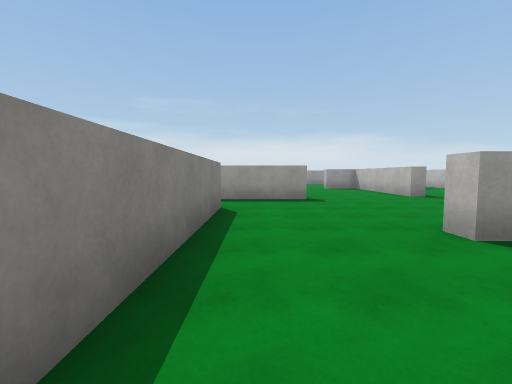
View 1 (above)

23 first-person views from a walk through a scene from a Unity 3-D project. The camera is 1.5 m above the floor, tilts 4° down and sees 90° across. The floor is counted in squares, 2 m on a side. Each view is taken from the middle of a square. On the plan, view 1 faces up. The plan holds only what a view shows up to about 9 squares ahead; the rest is blank. The place goes on beyond the plan. Surface patterns are stand-ins for the level's own textures.

View 2
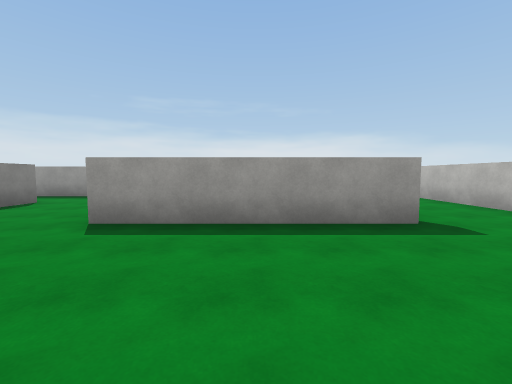

View 3
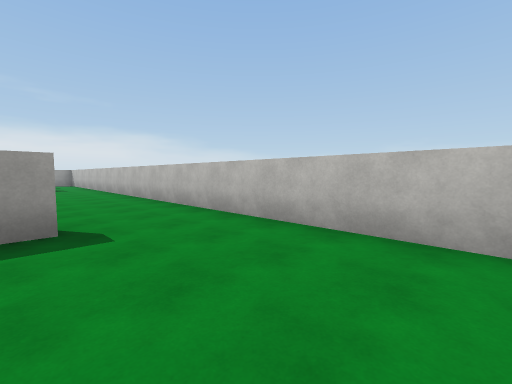

View 4
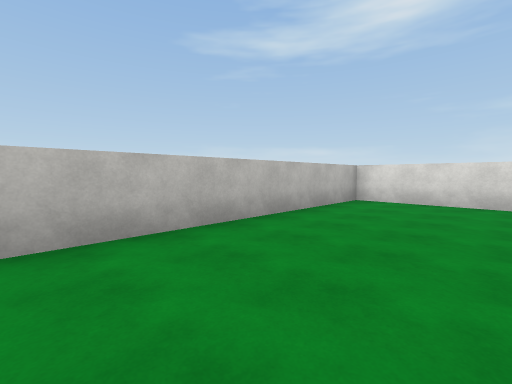

View 5
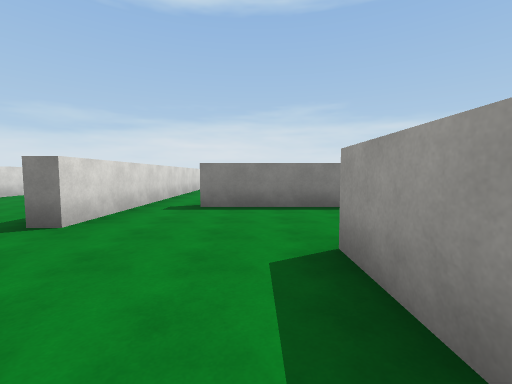

View 6
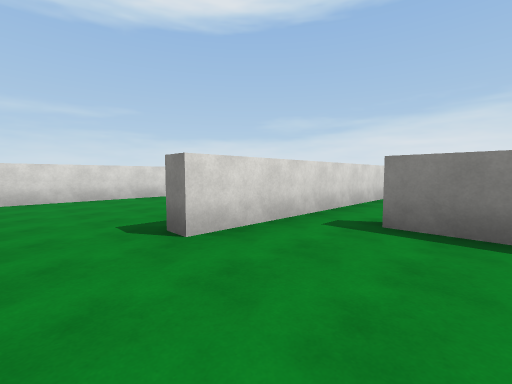

View 7
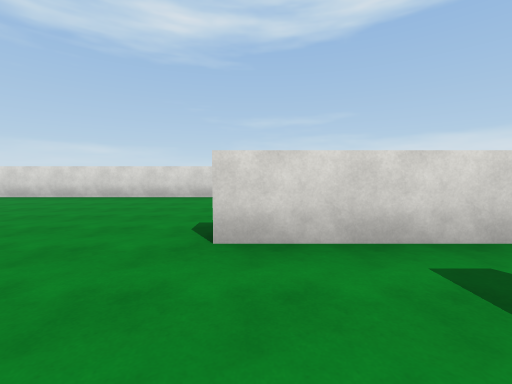

View 8
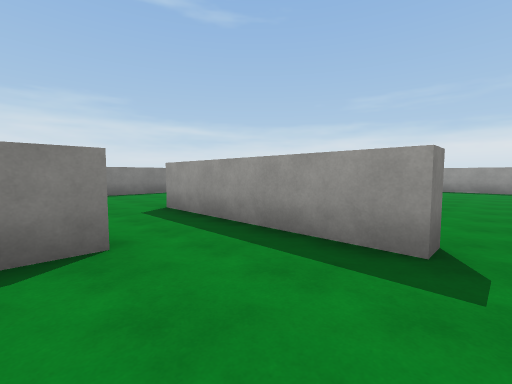

View 9
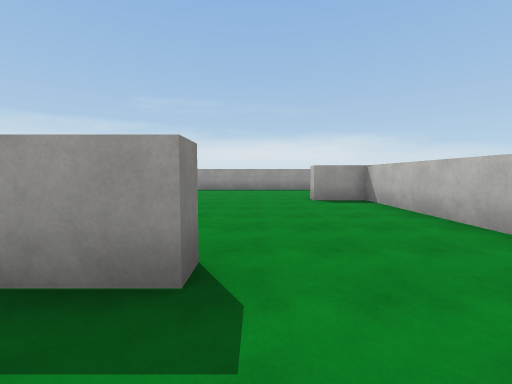

View 10
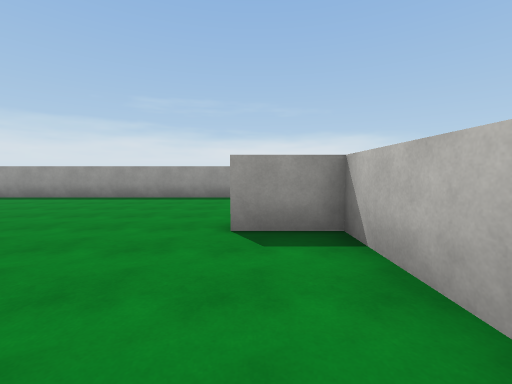

View 11
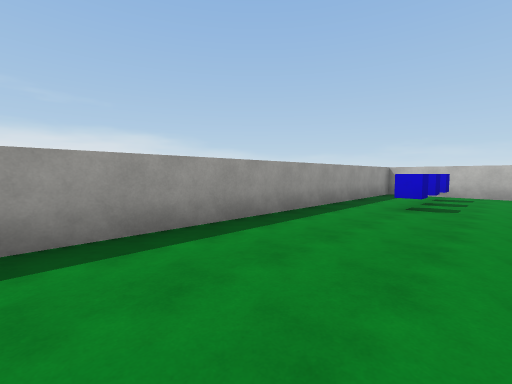

View 12
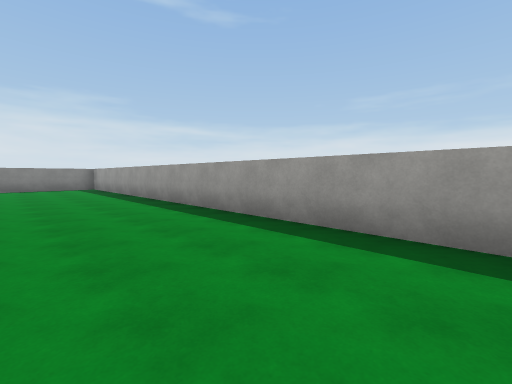

View 13
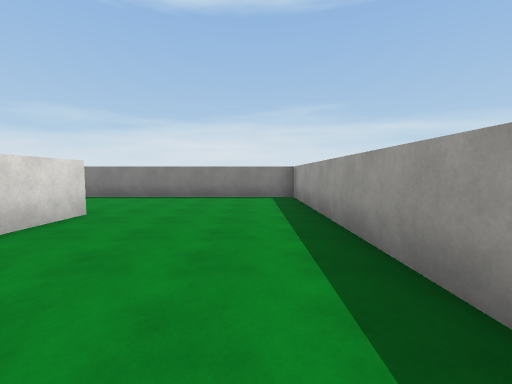

View 14
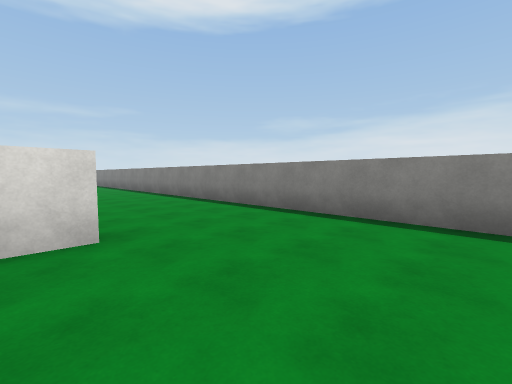

View 15
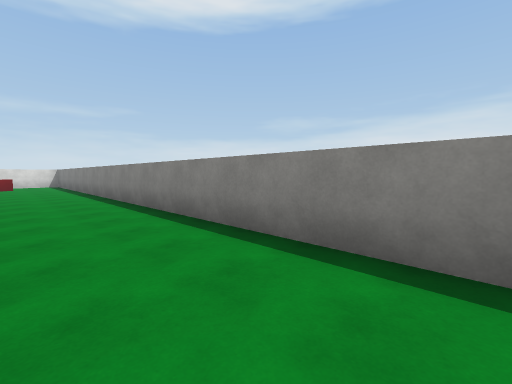

View 16
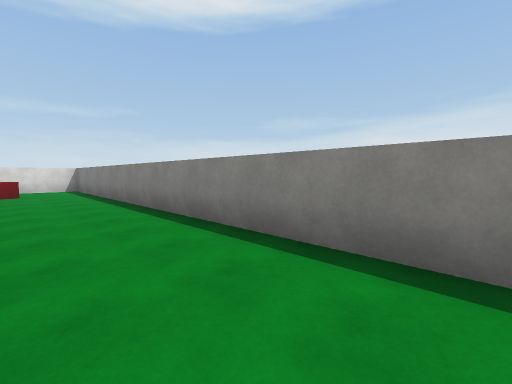

View 17
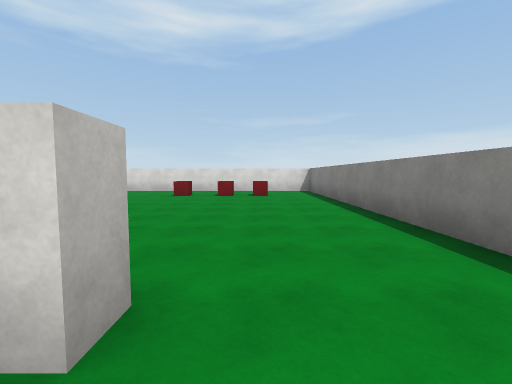

View 18
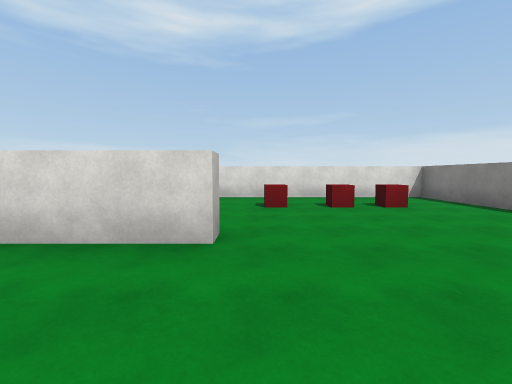

View 19
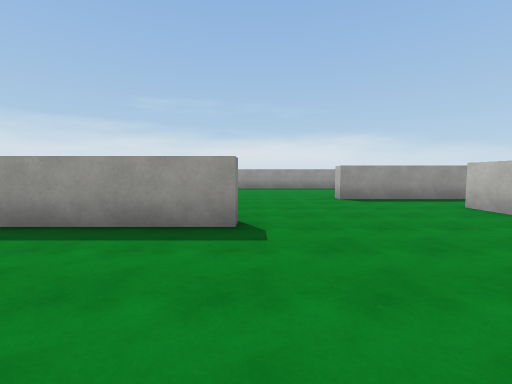

View 20
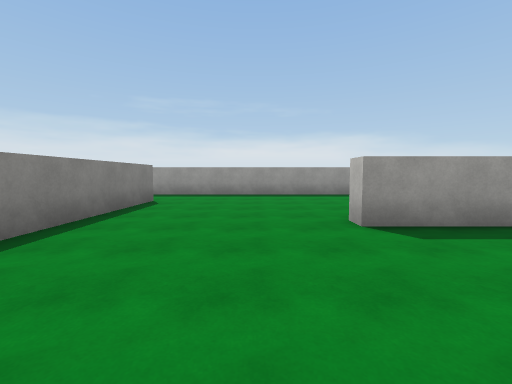

View 21
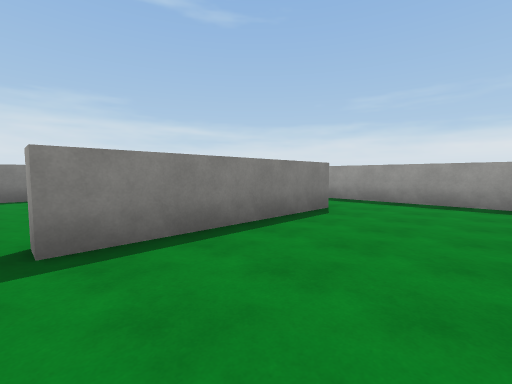

View 22
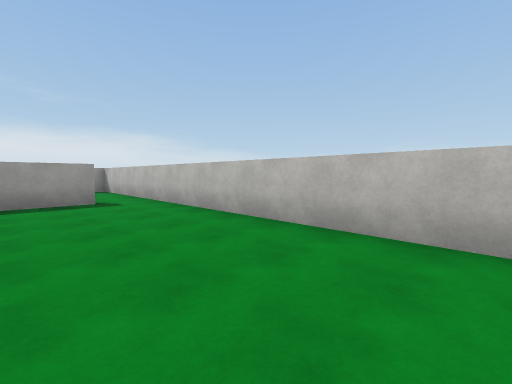

View 23
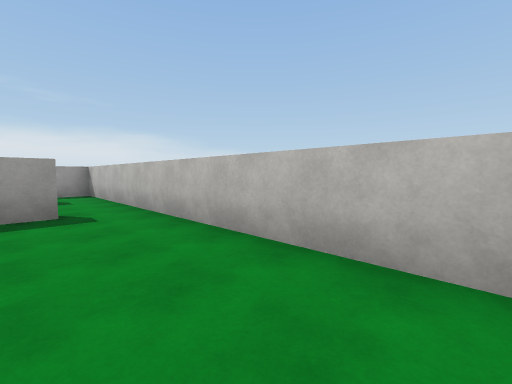

### Floor plan
Points are (right, up) in squares from view 1. A wall is a line through its corners. A room is listed if a view was taken in it or the views show most of it. See-through windows are left out.
Room 1 (views 1, 2, 3, 4, 5, 6, 7, 8, 9, 10, 11, 12, 13, 14, 15, 16, 17, 18, 19, 20, 21, 22, 23)
walls: (-0.8, 5.8) (-0.8, 0.6); (-1.3, 4.6) (-1.3, 5.8); (1.5, 8.2) (1.5, 7.6) (-3.5, 7.6) (-3.5, 8.2); (-6.2, 3.6) (-9.6, 3.6); (-4.9, 13.3) (-9.1, 13.3); (-7.9, 11.2) (-7.9, 6.2) (-8.5, 6.2); (5.8, 8.5) (5.2, 8.5) (5.2, 13.3) (3.7, 13.3) (3.7, 13.8); (-11.3, 3.5) (-11.3, 4.1); (-8.5, -1.2) (-8.5, -0.7) (1.5, -0.7) (1.5, -1.2); (7.5, 2.8) (2.5, 2.8) (2.5, 3.4); (-10.8, 13.8) (-9.1, 13.8); (-1, -6.3) (10.2, -6.3) (10.2, 18.2) (-14.3, 18.2) (-14.3, -6.3) (-7.8, -6.3); (-4, -6.3) (-3.2, -6.3); (8.8, 13.3) (6.9, 13.3)
objects: red cube (-12, -4); red cube (-11, -4); red cube (-9, -4); blue cube (6, 16); blue cube (7, 16); blue cube (9, 16)

Where each view was taken, in squares from view 1:
view 1: 0 up, 0 right, facing up
view 2: 1 down, 5 right, facing up
view 3: 1 down, 7 right, facing up-right
view 4: 1 up, 7 right, facing down-right
view 5: 2 up, 5 right, facing left
view 6: 2 up, 3 right, facing down-left
view 7: 2 up, 1 right, facing down
view 8: 5 up, 2 right, facing up-left
view 9: 6 up, 2 right, facing up
view 10: 10 up, 4 right, facing up
view 11: 15 up, 0 right, facing up-right
view 12: 15 up, 0 right, facing up-left
view 13: 17 up, 6 left, facing left
view 14: 17 up, 10 left, facing down-left
view 15: 12 up, 12 left, facing down-left
view 16: 7 up, 12 left, facing down-left
view 17: 5 up, 12 left, facing down
view 18: 2 up, 9 left, facing down
view 19: 0 up, 6 left, facing up
view 20: 4 up, 5 left, facing up
view 21: 6 up, 5 left, facing up-left
view 22: 6 up, 7 right, facing up-right
view 23: 8 up, 8 right, facing up-right
